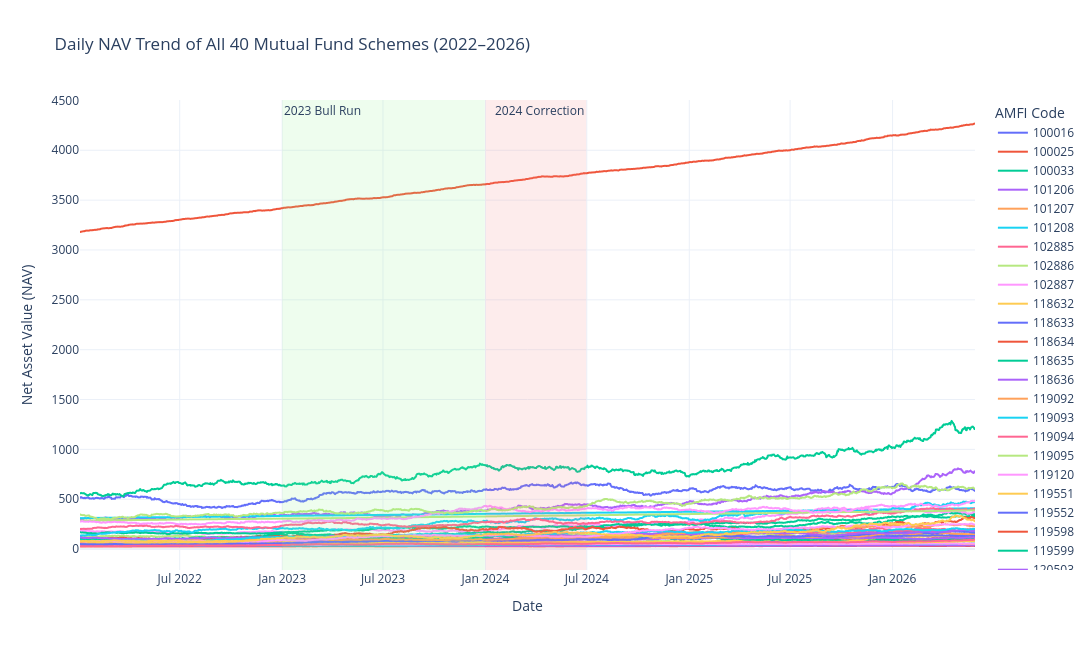

This figure's notebook cell:
### Code cell
import plotly.express as px

fig = px.line(
    nav,
    x="date",
    y="nav",
    color="amfi_code",
    title="Daily NAV Trend of All 40 Mutual Fund Schemes (2022–2026)",
    labels={
        "date": "Date",
        "nav": "Net Asset Value (NAV)",
        "amfi_code": "AMFI Code"
    }
)

# Highlight 2023 Bull Run
fig.add_vrect(
    x0="2023-01-01",
    x1="2023-12-31",
    fillcolor="lightgreen",
    opacity=0.15,
    line_width=0,
    annotation_text="2023 Bull Run",
    annotation_position="top left"
)

# Highlight 2024 Market Correction
fig.add_vrect(
    x0="2024-01-01",
    x1="2024-06-30",
    fillcolor="lightcoral",
    opacity=0.15,
    line_width=0,
    annotation_text="2024 Correction",
    annotation_position="top right"
)

fig.update_layout(
    template="plotly_white",
    width=1300,
    height=650
)

fig.show()

### Figure 1 — Plotly figure (JSON) as saved in the notebook; plotly's stock layout.template omitted (floating-point values rounded to 4 significant figures; data arrays with more than 128 entries replaced by an {"elided": "..."} marker saying what was removed)
{"data": [{"hovertemplate": "AMFI Code=100016<br>Date=%{x}<br>Net Asset Value (NAV)=%{y}<extra></extra>", "legendgroup": "100016", "line": {"color": "#636efa", "dash": "solid"}, "marker": {"symbol": "circle"}, "mode": "lines", "name": "100016", "showlegend": true, "type": "scattergl", "x": {"elided": "1150 str values"}, "xaxis": "x", "y": {"elided": "1150 float values"}, "yaxis": "y"}, {"hovertemplate": "AMFI Code=100025<br>Date=%{x}<br>Net Asset Value (NAV)=%{y}<extra></extra>", "legendgroup": "100025", "line": {"color": "#EF553B", "dash": "solid"}, "marker": {"symbol": "circle"}, "mode": "lines", "name": "100025", "showlegend": true, "type": "scattergl", "x": {"elided": "1150 str values"}, "xaxis": "x", "y": {"elided": "1150 float values"}, "yaxis": "y"}, {"hovertemplate": "AMFI Code=100033<br>Date=%{x}<br>Net Asset Value (NAV)=%{y}<extra></extra>", "legendgroup": "100033", "line": {"color": "#00cc96", "dash": "solid"}, "marker": {"symbol": "circle"}, "mode": "lines", "name": "100033", "showlegend": true, "type": "scattergl", "x": {"elided": "1150 str values"}, "xaxis": "x", "y": {"elided": "1150 float values"}, "yaxis": "y"}, {"hovertemplate": "AMFI Code=101206<br>Date=%{x}<br>Net Asset Value (NAV)=%{y}<extra></extra>", "legendgroup": "101206", "line": {"color": "#ab63fa", "dash": "solid"}, "marker": {"symbol": "circle"}, "mode": "lines", "name": "101206", "showlegend": true, "type": "scattergl", "x": {"elided": "1150 str values"}, "xaxis": "x", "y": {"elided": "1150 float values"}, "yaxis": "y"}, {"hovertemplate": "AMFI Code=101207<br>Date=%{x}<br>Net Asset Value (NAV)=%{y}<extra></extra>", "legendgroup": "101207", "line": {"color": "#FFA15A", "dash": "solid"}, "marker": {"symbol": "circle"}, "mode": "lines", "name": "101207", "showlegend": true, "type": "scattergl", "x": {"elided": "1150 str values"}, "xaxis": "x", "y": {"elided": "1150 float values"}, "yaxis": "y"}, {"hovertemplate": "AMFI Code=101208<br>Date=%{x}<br>Net Asset Value (NAV)=%{y}<extra></extra>", "legendgroup": "101208", "line": {"color": "#19d3f3", "dash": "solid"}, "marker": {"symbol": "circle"}, "mode": "lines", "name": "101208", "showlegend": true, "type": "scattergl", "x": {"elided": "1150 str values"}, "xaxis": "x", "y": {"elided": "1150 float values"}, "yaxis": "y"}, {"hovertemplate": "AMFI Code=102885<br>Date=%{x}<br>Net Asset Value (NAV)=%{y}<extra></extra>", "legendgroup": "102885", "line": {"color": "#FF6692", "dash": "solid"}, "marker": {"symbol": "circle"}, "mode": "lines", "name": "102885", "showlegend": true, "type": "scattergl", "x": {"elided": "1150 str values"}, "xaxis": "x", "y": {"elided": "1150 float values"}, "yaxis": "y"}, {"hovertemplate": "AMFI Code=102886<br>Date=%{x}<br>Net Asset Value (NAV)=%{y}<extra></extra>", "legendgroup": "102886", "line": {"color": "#B6E880", "dash": "solid"}, "marker": {"symbol": "circle"}, "mode": "lines", "name": "102886", "showlegend": true, "type": "scattergl", "x": {"elided": "1150 str values"}, "xaxis": "x", "y": {"elided": "1150 float values"}, "yaxis": "y"}, {"hovertemplate": "AMFI Code=102887<br>Date=%{x}<br>Net Asset Value (NAV)=%{y}<extra></extra>", "legendgroup": "102887", "line": {"color": "#FF97FF", "dash": "solid"}, "marker": {"symbol": "circle"}, "mode": "lines", "name": "102887", "showlegend": true, "type": "scattergl", "x": {"elided": "1150 str values"}, "xaxis": "x", "y": {"elided": "1150 float values"}, "yaxis": "y"}, {"hovertemplate": "AMFI Code=118632<br>Date=%{x}<br>Net Asset Value (NAV)=%{y}<extra></extra>", "legendgroup": "118632", "line": {"color": "#FECB52", "dash": "solid"}, "marker": {"symbol": "circle"}, "mode": "lines", "name": "118632", "showlegend": true, "type": "scattergl", "x": {"elided": "1150 str values"}, "xaxis": "x", "y": {"elided": "1150 float values"}, "yaxis": "y"}, {"hovertemplate": "AMFI Code=118633<br>Date=%{x}<br>Net Asset Value (NAV)=%{y}<extra></extra>", "legendgroup": "118633", "line": {"color": "#636efa", "dash": "solid"}, "marker": {"symbol": "circle"}, "mode": "lines", "name": "118633", "showlegend": true, "type": "scattergl", "x": {"elided": "1150 str values"}, "xaxis": "x", "y": {"elided": "1150 float values"}, "yaxis": "y"}, {"hovertemplate": "AMFI Code=118634<br>Date=%{x}<br>Net Asset Value (NAV)=%{y}<extra></extra>", "legendgroup": "118634", "line": {"color": "#EF553B", "dash": "solid"}, "marker": {"symbol": "circle"}, "mode": "lines", "name": "118634", "showlegend": true, "type": "scattergl", "x": {"elided": "1150 str values"}, "xaxis": "x", "y": {"elided": "1150 float values"}, "yaxis": "y"}, {"hovertemplate": "AMFI Code=118635<br>Date=%{x}<br>Net Asset Value (NAV)=%{y}<extra></extra>", "legendgroup": "118635", "line": {"color": "#00cc96", "dash": "solid"}, "marker": {"symbol": "circle"}, "mode": "lines", "name": "118635", "showlegend": true, "type": "scattergl", "x": {"elided": "1150 str values"}, "xaxis": "x", "y": {"elided": "1150 float values"}, "yaxis": "y"}, {"hovertemplate": "AMFI Code=118636<br>Date=%{x}<br>Net Asset Value (NAV)=%{y}<extra></extra>", "legendgroup": "118636", "line": {"color": "#ab63fa", "dash": "solid"}, "marker": {"symbol": "circle"}, "mode": "lines", "name": "118636", "showlegend": true, "type": "scattergl", "x": {"elided": "1150 str values"}, "xaxis": "x", "y": {"elided": "1150 float values"}, "yaxis": "y"}, {"hovertemplate": "AMFI Code=119092<br>Date=%{x}<br>Net Asset Value (NAV)=%{y}<extra></extra>", "legendgroup": "119092", "line": {"color": "#FFA15A", "dash": "solid"}, "marker": {"symbol": "circle"}, "mode": "lines", "name": "119092", "showlegend": true, "type": "scattergl", "x": {"elided": "1150 str values"}, "xaxis": "x", "y": {"elided": "1150 float values"}, "yaxis": "y"}, {"hovertemplate": "AMFI Code=119093<br>Date=%{x}<br>Net Asset Value (NAV)=%{y}<extra></extra>", "legendgroup": "119093", "line": {"color": "#19d3f3", "dash": "solid"}, "marker": {"symbol": "circle"}, "mode": "lines", "name": "119093", "showlegend": true, "type": "scattergl", "x": {"elided": "1150 str values"}, "xaxis": "x", "y": {"elided": "1150 float values"}, "yaxis": "y"}, {"hovertemplate": "AMFI Code=119094<br>Date=%{x}<br>Net Asset Value (NAV)=%{y}<extra></extra>", "legendgroup": "119094", "line": {"color": "#FF6692", "dash": "solid"}, "marker": {"symbol": "circle"}, "mode": "lines", "name": "119094", "showlegend": true, "type": "scattergl", "x": {"elided": "1150 str values"}, "xaxis": "x", "y": {"elided": "1150 float values"}, "yaxis": "y"}, {"hovertemplate": "AMFI Code=119095<br>Date=%{x}<br>Net Asset Value (NAV)=%{y}<extra></extra>", "legendgroup": "119095", "line": {"color": "#B6E880", "dash": "solid"}, "marker": {"symbol": "circle"}, "mode": "lines", "name": "119095", "showlegend": true, "type": "scattergl", "x": {"elided": "1150 str values"}, "xaxis": "x", "y": {"elided": "1150 float values"}, "yaxis": "y"}, {"hovertemplate": "AMFI Code=119120<br>Date=%{x}<br>Net Asset Value (NAV)=%{y}<extra></extra>", "legendgroup": "119120", "line": {"color": "#FF97FF", "dash": "solid"}, "marker": {"symbol": "circle"}, "mode": "lines", "name": "119120", "showlegend": true, "type": "scattergl", "x": {"elided": "1150 str values"}, "xaxis": "x", "y": {"elided": "1150 float values"}, "yaxis": "y"}, {"hovertemplate": "AMFI Code=119551<br>Date=%{x}<br>Net Asset Value (NAV)=%{y}<extra></extra>", "legendgroup": "119551", "line": {"color": "#FECB52", "dash": "solid"}, "marker": {"symbol": "circle"}, "mode": "lines", "name": "119551", "showlegend": true, "type": "scattergl", "x": {"elided": "1150 str values"}, "xaxis": "x", "y": {"elided": "1150 float values"}, "yaxis": "y"}, {"hovertemplate": "AMFI Code=119552<br>Date=%{x}<br>Net Asset Value (NAV)=%{y}<extra></extra>", "legendgroup": "119552", "line": {"color": "#636efa", "dash": "solid"}, "marker": {"symbol": "circle"}, "mode": "lines", "name": "119552", "showlegend": true, "type": "scattergl", "x": {"elided": "1150 str values"}, "xaxis": "x", "y": {"elided": "1150 float values"}, "yaxis": "y"}, {"hovertemplate": "AMFI Code=119598<br>Date=%{x}<br>Net Asset Value (NAV)=%{y}<extra></extra>", "legendgroup": "119598", "line": {"color": "#EF553B", "dash": "solid"}, "marker": {"symbol": "circle"}, "mode": "lines", "name": "119598", "showlegend": true, "type": "scattergl", "x": {"elided": "1150 str values"}, "xaxis": "x", "y": {"elided": "1150 float values"}, "yaxis": "y"}, {"hovertemplate": "AMFI Code=119599<br>Date=%{x}<br>Net Asset Value (NAV)=%{y}<extra></extra>", "legendgroup": "119599", "line": {"color": "#00cc96", "dash": "solid"}, "marker": {"symbol": "circle"}, "mode": "lines", "name": "119599", "showlegend": true, "type": "scattergl", "x": {"elided": "1150 str values"}, "xaxis": "x", "y": {"elided": "1150 float values"}, "yaxis": "y"}, {"hovertemplate": "AMFI Code=120503<br>Date=%{x}<br>Net Asset Value (NAV)=%{y}<extra></extra>", "legendgroup": "120503", "line": {"color": "#ab63fa", "dash": "solid"}, "marker": {"symbol": "circle"}, "mode": "lines", "name": "120503", "showlegend": true, "type": "scattergl", "x": {"elided": "1150 str values"}, "xaxis": "x", "y": {"elided": "1150 float values"}, "yaxis": "y"}, {"hovertemplate": "AMFI Code=120504<br>Date=%{x}<br>Net Asset Value (NAV)=%{y}<extra></extra>", "legendgroup": "120504", "line": {"color": "#FFA15A", "dash": "solid"}, "marker": {"symbol": "circle"}, "mode": "lines", "name": "120504", "showlegend": true, "type": "scattergl", "x": {"elided": "1150 str values"}, "xaxis": "x", "y": {"elided": "1150 float values"}, "yaxis": "y"}, {"hovertemplate": "AMFI Code=120505<br>Date=%{x}<br>Net Asset Value (NAV)=%{y}<extra></extra>", "legendgroup": "120505", "line": {"color": "#19d3f3", "dash": "solid"}, "marker": {"symbol": "circle"}, "mode": "lines", "name": "120505", "showlegend": true, "type": "scattergl", "x": {"elided": "1150 str values"}, "xaxis": "x", "y": {"elided": "1150 float values"}, "yaxis": "y"}, {"hovertemplate": "AMFI Code=120506<br>Date=%{x}<br>Net Asset Value (NAV)=%{y}<extra></extra>", "legendgroup": "120506", "line": {"color": "#FF6692", "dash": "solid"}, "marker": {"symbol": "circle"}, "mode": "lines", "name": "120506", "showlegend": true, "type": "scattergl", "x": {"elided": "1150 str values"}, "xaxis": "x", "y": {"elided": "1150 float values"}, "yaxis": "y"}, {"hovertemplate": "AMFI Code=120507<br>Date=%{x}<br>Net Asset Value (NAV)=%{y}<extra></extra>", "legendgroup": "120507", "line": {"color": "#B6E880", "dash": "solid"}, "marker": {"symbol": "circle"}, "mode": "lines", "name": "120507", "showlegend": true, "type": "scattergl", "x": {"elided": "1150 str values"}, "xaxis": "x", "y": {"elided": "1150 float values"}, "yaxis": "y"}, {"hovertemplate": "AMFI Code=120841<br>Date=%{x}<br>Net Asset Value (NAV)=%{y}<extra></extra>", "legendgroup": "120841", "line": {"color": "#FF97FF", "dash": "solid"}, "marker": {"symbol": "circle"}, "mode": "lines", "name": "120841", "showlegend": true, "type": "scattergl", "x": {"elided": "1150 str values"}, "xaxis": "x", "y": {"elided": "1150 float values"}, "yaxis": "y"}, {"hovertemplate": "AMFI Code=120842<br>Date=%{x}<br>Net Asset Value (NAV)=%{y}<extra></extra>", "legendgroup": "120842", "line": {"color": "#FECB52", "dash": "solid"}, "marker": {"symbol": "circle"}, "mode": "lines", "name": "120842", "showlegend": true, "type": "scattergl", "x": {"elided": "1150 str values"}, "xaxis": "x", "y": {"elided": "1150 float values"}, "yaxis": "y"}, {"hovertemplate": "AMFI Code=120843<br>Date=%{x}<br>Net Asset Value (NAV)=%{y}<extra></extra>", "legendgroup": "120843", "line": {"color": "#636efa", "dash": "solid"}, "marker": {"symbol": "circle"}, "mode": "lines", "name": "120843", "showlegend": true, "type": "scattergl", "x": {"elided": "1150 str values"}, "xaxis": "x", "y": {"elided": "1150 float values"}, "yaxis": "y"}, {"hovertemplate": "AMFI Code=120844<br>Date=%{x}<br>Net Asset Value (NAV)=%{y}<extra></extra>", "legendgroup": "120844", "line": {"color": "#EF553B", "dash": "solid"}, "marker": {"symbol": "circle"}, "mode": "lines", "name": "120844", "showlegend": true, "type": "scattergl", "x": {"elided": "1150 str values"}, "xaxis": "x", "y": {"elided": "1150 float values"}, "yaxis": "y"}, {"hovertemplate": "AMFI Code=125497<br>Date=%{x}<br>Net Asset Value (NAV)=%{y}<extra></extra>", "legendgroup": "125497", "line": {"color": "#00cc96", "dash": "solid"}, "marker": {"symbol": "circle"}, "mode": "lines", "name": "125497", "showlegend": true, "type": "scattergl", "x": {"elided": "1150 str values"}, "xaxis": "x", "y": {"elided": "1150 float values"}, "yaxis": "y"}, {"hovertemplate": "AMFI Code=125498<br>Date=%{x}<br>Net Asset Value (NAV)=%{y}<extra></extra>", "legendgroup": "125498", "line": {"color": "#ab63fa", "dash": "solid"}, "marker": {"symbol": "circle"}, "mode": "lines", "name": "125498", "showlegend": true, "type": "scattergl", "x": {"elided": "1150 str values"}, "xaxis": "x", "y": {"elided": "1150 float values"}, "yaxis": "y"}, {"hovertemplate": "AMFI Code=148567<br>Date=%{x}<br>Net Asset Value (NAV)=%{y}<extra></extra>", "legendgroup": "148567", "line": {"color": "#FFA15A", "dash": "solid"}, "marker": {"symbol": "circle"}, "mode": "lines", "name": "148567", "showlegend": true, "type": "scattergl", "x": {"elided": "1150 str values"}, "xaxis": "x", "y": {"elided": "1150 float values"}, "yaxis": "y"}, {"hovertemplate": "AMFI Code=148568<br>Date=%{x}<br>Net Asset Value (NAV)=%{y}<extra></extra>", "legendgroup": "148568", "line": {"color": "#19d3f3", "dash": "solid"}, "marker": {"symbol": "circle"}, "mode": "lines", "name": "148568", "showlegend": true, "type": "scattergl", "x": {"elided": "1150 str values"}, "xaxis": "x", "y": {"elided": "1150 float values"}, "yaxis": "y"}, {"hovertemplate": "AMFI Code=148569<br>Date=%{x}<br>Net Asset Value (NAV)=%{y}<extra></extra>", "legendgroup": "148569", "line": {"color": "#FF6692", "dash": "solid"}, "marker": {"symbol": "circle"}, "mode": "lines", "name": "148569", "showlegend": true, "type": "scattergl", "x": {"elided": "1150 str values"}, "xaxis": "x", "y": {"elided": "1150 float values"}, "yaxis": "y"}, {"hovertemplate": "AMFI Code=149322<br>Date=%{x}<br>Net Asset Value (NAV)=%{y}<extra></extra>", "legendgroup": "149322", "line": {"color": "#B6E880", "dash": "solid"}, "marker": {"symbol": "circle"}, "mode": "lines", "name": "149322", "showlegend": true, "type": "scattergl", "x": {"elided": "1150 str values"}, "xaxis": "x", "y": {"elided": "1150 float values"}, "yaxis": "y"}, {"hovertemplate": "AMFI Code=149323<br>Date=%{x}<br>Net Asset Value (NAV)=%{y}<extra></extra>", "legendgroup": "149323", "line": {"color": "#FF97FF", "dash": "solid"}, "marker": {"symbol": "circle"}, "mode": "lines", "name": "149323", "showlegend": true, "type": "scattergl", "x": {"elided": "1150 str values"}, "xaxis": "x", "y": {"elided": "1150 float values"}, "yaxis": "y"}, {"hovertemplate": "AMFI Code=149324<br>Date=%{x}<br>Net Asset Value (NAV)=%{y}<extra></extra>", "legendgroup": "149324", "line": {"color": "#FECB52", "dash": "solid"}, "marker": {"symbol": "circle"}, "mode": "lines", "name": "149324", "showlegend": true, "type": "scattergl", "x": {"elided": "1150 str values"}, "xaxis": "x", "y": {"elided": "1150 float values"}, "yaxis": "y"}], "layout": {"annotations": [{"showarrow": false, "text": "2023 Bull Run", "x": "2023-01-01", "xanchor": "left", "xref": "x", "y": 1, "yanchor": "top", "yref": "y domain"}, {"showarrow": false, "text": "2024 Correction", "x": "2024-06-30", "xanchor": "right", "xref": "x", "y": 1, "yanchor": "top", "yref": "y domain"}], "height": 650, "legend": {"title": {"text": "AMFI Code"}, "tracegroupgap": 0}, "shapes": [{"fillcolor": "lightgreen", "line": {"width": 0}, "opacity": 0.15, "type": "rect", "x0": "2023-01-01", "x1": "2023-12-31", "xref": "x", "y0": 0, "y1": 1, "yref": "y domain"}, {"fillcolor": "lightcoral", "line": {"width": 0}, "opacity": 0.15, "type": "rect", "x0": "2024-01-01", "x1": "2024-06-30", "xref": "x", "y0": 0, "y1": 1, "yref": "y domain"}], "title": {"text": "Daily NAV Trend of All 40 Mutual Fund Schemes (2022–2026)"}, "width": 1300, "xaxis": {"anchor": "y", "domain": [0, 1], "title": {"text": "Date"}}, "yaxis": {"anchor": "x", "domain": [0, 1], "title": {"text": "Net Asset Value (NAV)"}}}}
